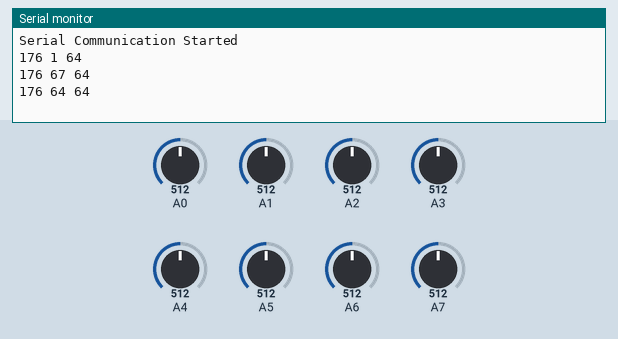
Simulated run of this sketch. Board: Arduino Uno, built with avr-gcc and run on an emulated ATmega328P. Parts: the last lines printed to the serial monitor. Inputs (shaded band) come from the test bench; at power-on: A0 = 512, A1 = 512, A2 = 512, A3 = 512, A4 = 512, A5 = 512, A6 = 512, A7 = 512.

Above: at 1.2 s.
1.3 s: A0 set to 716
At 2.6 s:
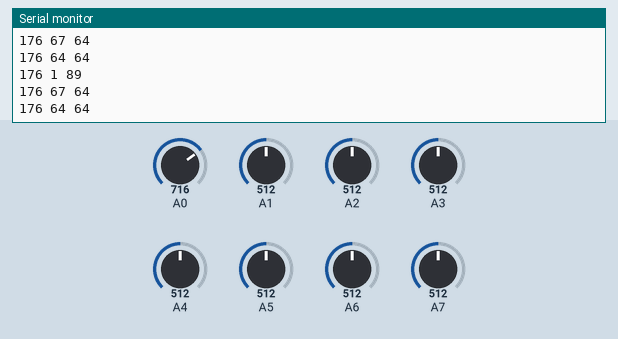
2.8 s: A1 set to 716
At 4.2 s:
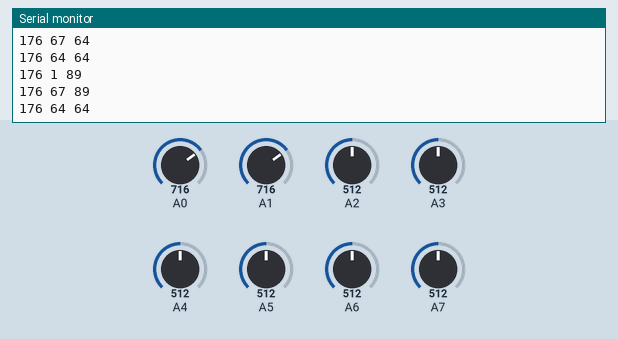
4.3 s: A2 set to 716
5.8 s: A0 set to 306
At 7.0 s:
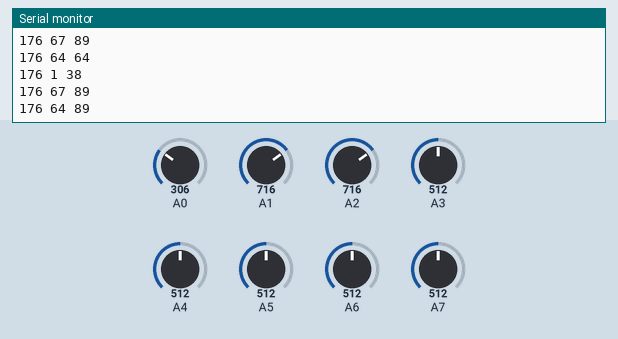
7.3 s: A1 set to 30
At 8.6 s:
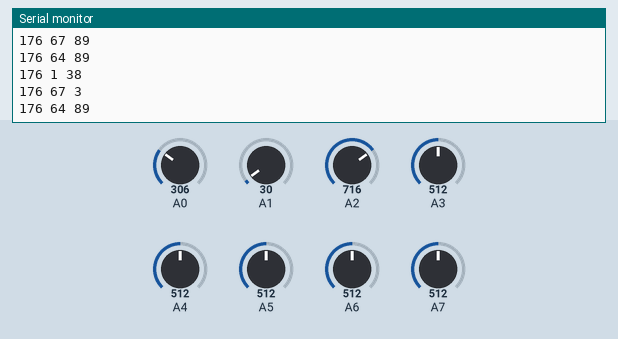
8.8 s: A2 set to 30
At 10.4 s:
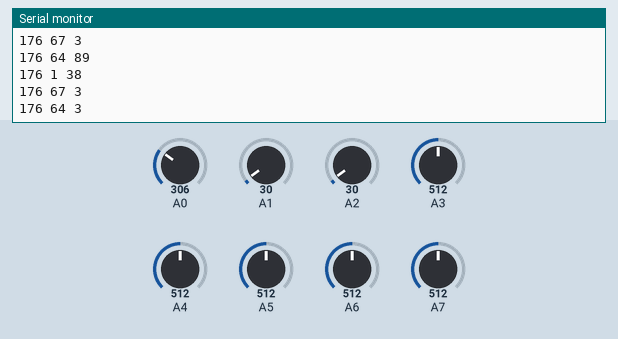
Timing chart, 0 to 11.3 s (numbered marks = the images above; inputs shaded):
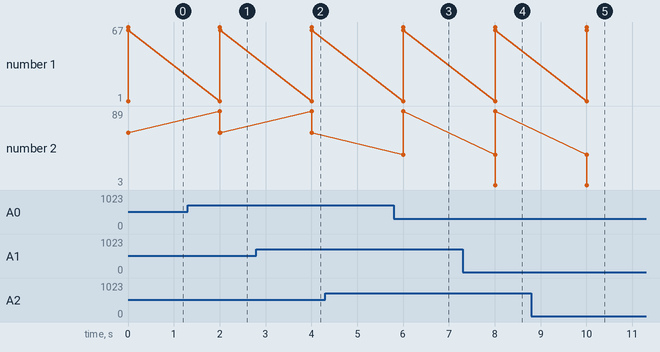

Measured:
- after the input at 1.3 s, the serial monitor: prints a new line after 0.70 s (image 1)
- after the input at 2.8 s, the serial monitor: prints a new line after 1.2 s (image 2)
- after the input at 5.8 s, the serial monitor: prints a new line after 0.21 s (image 3)
- after the input at 7.3 s, the serial monitor: prints a new line after 0.71 s (image 4)
- after the input at 8.8 s, the serial monitor: prints a new line after 1.2 s (image 5)

The sketch:

Analog-MIDI-Merge.ino
```cpp
#include <AltSoftSerial.h>
AltSoftSerial midiSerial;

/* MIDI messages consist of a status byte, followed by zero or more data bytes,
 * except for System Exclusive messages, which also have terminating status byte.
   Status bytes always begin with a 1, and data bytes always begin with a 0.
   MIDI messages can be broken up into a few categories:

     * Channel Messages: these start with a status byte < 0xF0
       -- These include Note On, Note Off, and Pitch Bend messages.
       -- Their length can be determined from their status byte

     * System Exclusive Messages: these start with a status byte = 0xF0
       -- These are variable length messages, specific to manufacturers.
       -- They are terminated by a special status byte, 0xF7, which means
          "End of System Exclusive Mode", roughly.

     * Non-Exclusive System Messages: these start with a status byte
       strictly between 0xF0 and 0xF7
       -- These include Song Select and MIDI Time Code Messages
       -- Their length can be determined from their status byte

     * System Realtime Messages (with a status byte > 0xF7
       -- These include Timing Clock messages
       -- All of these messages are single byte long (so only a status byte)

   We can think of status bytes as "headers" of MIDI messages. But more accurately,
   they can be thought of as requesting a change in the mode/status of the MIDI
   device receiving the signal. A status byte tells the device to enter the right
   mode/status to interpret whatever bytes might come next correctly. */


///////////////////////////////////////////////
// Functions for Detecting Type of MIDI Byte //
///////////////////////////////////////////////


// Gives number of data bytes of a non-realtime message given its status byte (header).
// NOTE: should only be called on status bytes (headers) for non-realtime messages.

uint8_t numDataBytes(uint8_t headerInQuestion) {
  switch (headerInQuestion >> 4) {           // handles channel status bytes
    case 0x08:
      return 2;
    case 0x09:
      return 2;
    case 0x0A:
      return 2;
    case 0x0B:
      return 2;
    case 0x0C:
      return 1;
    case 0x0D:
      return 1;
    case 0x0E:
      return 2;
  }
  switch (headerInQuestion & 0x0F) {         // handles system status bytes
    case 0x00:    // System Exclusive Start Byte. We return 0, which means
      return 0;   // we ignore system exclusive messages entirely.
    case 0x01:
      return 1;
    case 0x02:
      return 2;
    case 0x03:
      return 1;
    case 0x04:    // undefned MIDI status, so we ignore it
      return 0;
    case 0x05:    // undefined MIDI status, so we ignore it
      return 0;
    case 0x06:
      return 0;
    case 0x07:    // System Exclusive Termination Status
      return 0;
  }
  return 0;
}


// Returns true iff a a byte is a header (status byte).

bool isHeader(uint8_t byteInQuestion) {
  if ( (byteInQuestion >> 7) == 0 ) {
    return false;
  } else {
    return true;
  }
}


// Returns true if and only if a byte is a realtime message. Realtime messages
// are a single byte long, so the status byte is the entire message.

bool isRealtimeMessage(uint8_t byteInQuestion) {
  if ( (byteInQuestion >> 3) == 0x1F ) {
    return true;
  } else {
    return false;
  }
}


// For status bytes, return true iff it is a channel header.
// Should only be called on status bytes (headers).

bool isChannelMessage(uint8_t headerInQuestion) {
  if ( headerInQuestion < 0xF0 ) {
    return true;
  } else {
    return false;
  }
}


//////////////////////////////////////
// Structures for Storing MIDI Data //
//////////////////////////////////////


// Structure for non-system exclusive messages.

struct _message {
  uint8_t header;
  uint8_t data[2];
  uint8_t numDataBytes;
  bool channelMessage;     // indicates whether this is a channel message
};


// Circular buffer structure for messages.

struct _message_buffer {
  _message message[32];
  uint8_t head = 0;             // head is location of next message to write to
  uint8_t tail = 0;             // tail is location of next ungotten message
  uint8_t freeSpots = 32;
  void put(_message& messageToPut) {   // passes by reference to save resources
    message[head] = messageToPut;      // should only be called if buffer not full
    head = (head + 1) % 32;
    freeSpots--;
  }
  _message get() {              // should only be called if buffer not empty
    freeSpots++;
    uint8_t oldtail = tail;
    tail = (tail + 1) % 32;
    return message[oldtail];
  }
  _message peek() {
    return message[tail];
  }
  bool notEmpty() {
    return (freeSpots < 32);
  }
  bool notFull() {
    return (freeSpots > 0);
  }
  void add(uint8_t header, uint8_t dataByte1, uint8_t dataByte2) { // should only be called if
    message[head].header = header;                                 // buffer is not full
    message[head].numDataBytes = numDataBytes(header);
    message[head].channelMessage = isChannelMessage(header);
    message[head].data[0] = dataByte1;
    message[head].data[1] = dataByte2;
    head = (head + 1) % 32;
    freeSpots--;
  }
};


// Circular buffer structure for bytes.

struct _byte_buffer {
  uint8_t bytes[32];
  uint8_t head = 0;
  uint8_t tail = 0;
  uint8_t freeBytes = 32;
  void put(uint8_t byteToPut) {   // should only be called if buffer not full
    bytes[head] = byteToPut;
    head = (head + 1) % 32;
    freeBytes--;
  }
  uint8_t get() {                 // should only be called if buffer not empty
    freeBytes++;
    uint8_t oldtail = tail;
    tail = (tail + 1) % 32;
    return bytes[oldtail];
  }
  uint8_t peek() {
    return bytes[tail];
  }
  bool notEmpty() {
    return (freeBytes < 32);
  }
  bool notFull() {
    return (freeBytes > 0);
  }
};


/////////////////////////////////////////////////////////////
// Set Up Buffers and Define Buffer Maintenance Operations //
/////////////////////////////////////////////////////////////


// Buffer for raw HW MIDI input data.

_byte_buffer inputBuffer;


// Intermediate buffers for non-system-exclusive messages.
// We separate realtime and non-realtime messages. We don't have a buffer for
// system exclusive messages, because we ignore these and don't pass them though.

_byte_buffer realtimeBuffer;
_message_buffer messageBuffer;


// Buffer for raw HW MIDI output data.

_byte_buffer outputBuffer;


// Take data from HW MIDI input, if available, and place it into the
// input buffer. This is safe to call if the input buffer is not full.
// This is time-sensitive. If you don't call this often enough, around
// once every 100μs, you risk missing data. This is why we needed to use
// non-blocking analog reads, since the ordinary analogRead() function
// blocks for ~100μs while reading.

void readInputMIDI() {
  if ( midiSerial.available() ) {
    inputBuffer.put(midiSerial.read());
  }
}


// Function to parse raw data from MIDI input buffer and place it
// in realtime and non-realtime message buffers. This is safe to call
// call only if both the realtime and message buffers are not full.

_message message;                    // For storing a message as we read it byte-by-byte.
uint8_t dataBytesRemaining = 0;      // How many data bytes are left in our message?

void parseByte() {
  if (isRealtimeMessage(inputBuffer.peek())) {          // Handle realtime status bytes

    realtimeBuffer.put(inputBuffer.get());   // Put realtime messages in the realtime buffer

  } else if (isHeader(inputBuffer.peek())) {            // Handle non-realtime status bytes
     message.header = inputBuffer.get();                           // Fill out the information
     message.numDataBytes = numDataBytes(message.header);          // we can deduce about the
     message.channelMessage = isChannelMessage(message.header);    // message from its header
     dataBytesRemaining = message.numDataBytes;  // We now know how many data bytes we expect
     if (dataBytesRemaining == 0) {
       messageBuffer.put(message);    // If we expect no data bytes, our message is complete.
     }

  } else if (dataBytesRemaining > 0) { // If we are expecting more data bytes, and see one...

    message.data[message.numDataBytes - dataBytesRemaining] = inputBuffer.get();  // Put the data
    dataBytesRemaining--;                                                         // into message
    if (dataBytesRemaining == 0) {                   // If we have received all the data bytes,
      messageBuffer.put(message);                    // put the message in the message buffer,
      dataBytesRemaining = message.numDataBytes;     // and prepare for next message with the
    }                                                // same header (known as "running status").


  } else {            // If we were not expecting a data byte but received one, either we dropped
                      // a byte, or are receiving system exclusive data (which we are not handling).
    inputBuffer.get();        // In either case, we should throw away the unexpected data.

  }
}


// Transfers messages from the message buffer to the output buffer, one byte at a
// time. Needs to be called repeatedly to ensure the entire message is transferred.
// This is safe to call at any time, and should be called often.

_message tempMessage;          // Stores a message while we transfer it a byte at a time.
uint8_t bytesTransferred;      // Keeps track of how many bytes of the message we have left.
bool readyForNextMessage = true;

void transferMessageByte() {
  if (readyForNextMessage) {                    // If we're ready for the next message,
    if (messageBuffer.notEmpty()) {             // and a new message is available,
      tempMessage = messageBuffer.get();        // get it from the message buffer.
      readyForNextMessage = false;
      bytesTransferred = 0;
      /*
       * This would be the place to put processing of MIDI messages in.
       * E.g., you could filter for Note On events and transpose them.
       * Simply apply whatever function to tempMessage you like.
       * Resetting readyForNextMessage to true here will filter that message.
       */
    }
  } else {
    if (outputBuffer.notFull()) {   // We only transfer a byte if output buffer has room.
      if (bytesTransferred == 0) {
        outputBuffer.put(tempMessage.header);   // Transfer header if we haven't already.
        bytesTransferred++;
      } else if (bytesTransferred <= tempMessage.numDataBytes) {  // If message isn't over,
        outputBuffer.put(tempMessage.data[bytesTransferred-1]);   // transfer the next byte.
        bytesTransferred++;
      } else {                              // If message is over, don't do anything
        readyForNextMessage = true;         // Just prepare for next message
        bytesTransferred = 0;
      }
    }
  }
}


// Transfers messages from the realtime buffer to the output buffer
// Only needs to be called once to transfer a single message, since
// realtime messages have only a status byte and no data bytes.
// This is safe to call at any time, and should be called often.

void transferRealtime() {
  if (outputBuffer.notFull() && realtimeBuffer.notEmpty()) {
    outputBuffer.put(realtimeBuffer.get());
  }
}


// Takes a byte from the output buffer, if available, and sends it both
// to the HW MIDI output  and to the Serial output. Safe to call at any
// time, and should be called as often as possible.

void sendByteOut() {
  if ( outputBuffer.notEmpty() ) {
    uint8_t byteToSend;
    byteToSend = outputBuffer.get();
    midiSerial.write(byteToSend);
    if (isHeader(byteToSend)) {
      Serial.println();
    }
    Serial.print(byteToSend, DEC);
    Serial.print(" ");
  }
}


// Performs all necessary buffer input, maintenance, output tasks.
// Interleaves various operations and repeats them to make sure that
// buffers do not fill up. This should be called from the main loop
// as often as possible. It should also be called every time a message
// is added to the message buffer. If it is called every time a message
// is added to the message buffer, the buffers are guaranteed to never
// be full.

void processBuffers() {
  sendByteOut();
  readInputMIDI();
  if (inputBuffer.notEmpty()) {
    parseByte();
  }
  transferRealtime();
  transferMessageByte();
  transferMessageByte();
  readInputMIDI();
  if (inputBuffer.notEmpty()) {
    parseByte();
  }
  transferMessageByte();
  transferMessageByte();
  readInputMIDI();
  if (inputBuffer.notEmpty()) {
    parseByte();
  }
  sendByteOut();
   transferMessageByte();
  transferMessageByte();
  sendByteOut();
  transferMessageByte();
  transferMessageByte();
  sendByteOut();
  transferMessageByte();
  transferMessageByte();
  readInputMIDI();
  if (inputBuffer.notEmpty()) {
    parseByte();
  }
  sendByteOut();
}


////////////////////////////
// Analog Input Variables //
////////////////////////////


// Indicates which analog pin A0 through A7 is being read.

char analogInputSelected = 0;


// Array to store values of analog pins.
// Should convert to a appropriate format
// if you want to use in a MIDI message

unsigned int analogVal[8] = {0,0,0,0,0,0,0,0};


///////////////////////////
// Initialize Interfaces //
///////////////////////////

void setup() {

  // Initialize analog interfaces

  ADMUX = 0x40 + analogInputSelected;  // 0x40 = 0100000 (Default voltage; Right-adjust)
  ADCSRA = 0xAF;   // 0xAF = 10101111 (ADC On; Auto Trigger On; Interrupt Enabled; Clock Division = 128)
  ADCSRB = 0x40;   // 0x40 = 0100000 (Muxing On; Free running mode)
  bitWrite(ADCSRA, 6, 1);  // Start Conversion by Setting ADSC=1 in ADCSRA
  sei();                   // Enable Global Interrupts

  /* Decreasing the last three bits of ADCSRA will increase the speed of the ADC, but
     will lose some accuracy. You might want to experiment to find the right balance. */


  // Initialize serial interfaces

  Serial.begin(115200);
  midiSerial.begin(31250);
  Serial.println("Serial Communication Started");
}


///////////////
// Main Loop //
///////////////

unsigned long int delaytracker = 0; // Used to space out analog MIDI messages

void loop() {

  readInputMIDI();    // These need to be called often to ensure MIDI messages
  processBuffers();   // are not dropped and buffers do not fill up

  if ( millis() > delaytracker) { // If we've waited long enough...

    delaytracker = millis() + 2000; // schedule the next time we run this

    // Add MIDI messages to message buffer based on analog pin values

    messageBuffer.add(0xB0, 0x01, (analogVal[0] >> 3) % 128);
    processBuffers();
    messageBuffer.add(0xB0, 0x43, (analogVal[1] >> 3) % 128);
    processBuffers();
    messageBuffer.add(0xB0, 0x40, (analogVal[2] >> 3) % 128);
    processBuffers();

  }
  /*Put any code you like here! You can read the values in the array analogVal,
    use them to perform additional calculations. They will update continuously
    in the background, and code here will not be delayed by lengthy analog reads.
   /*Just make sure not to block for long periods of time, or you might miss
     incoming MIDI messages.*/
}


////////////////////////////////////////
//**********INTERRUPT ROUTINE*********//
//***ADC is in continuous read mode***//
//*Routine triggers when ADC is ready*//
//*Result stored in analogInput array*//
////////////////////////////////////////

ISR(ADC_vect) {
  analogVal[analogInputSelected] = ADCL;       // Store least significant bits
  analogVal[analogInputSelected] += ADCH << 8; // Store most significant bits

  analogInputSelected = (analogInputSelected + 1) % 8; // Select next input pin
  ADMUX = 0x40 + analogInputSelected; // Tell ADC to read selected pin
}

/* If you only need a few pins, you can speed up the rate at which pins are read
   by using a different method to choose the next input pin here which skips the
   pins you don't need to read. */
```
